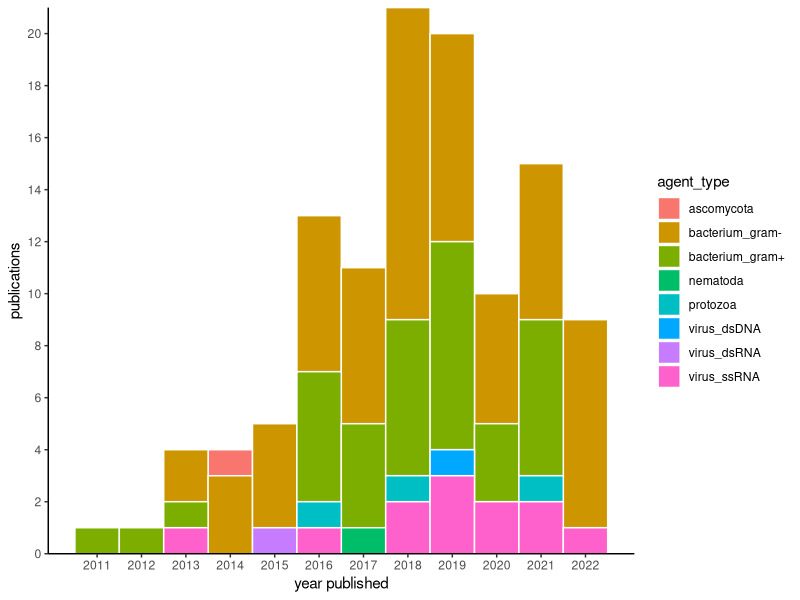
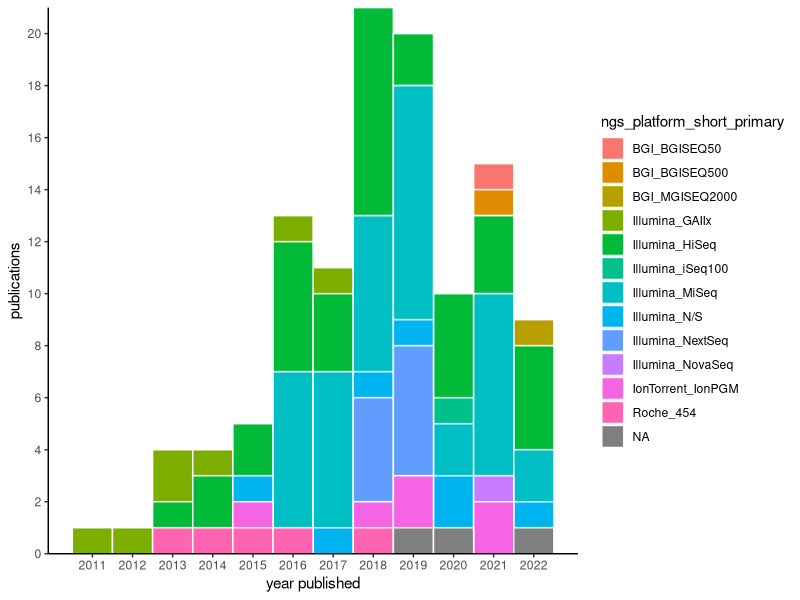
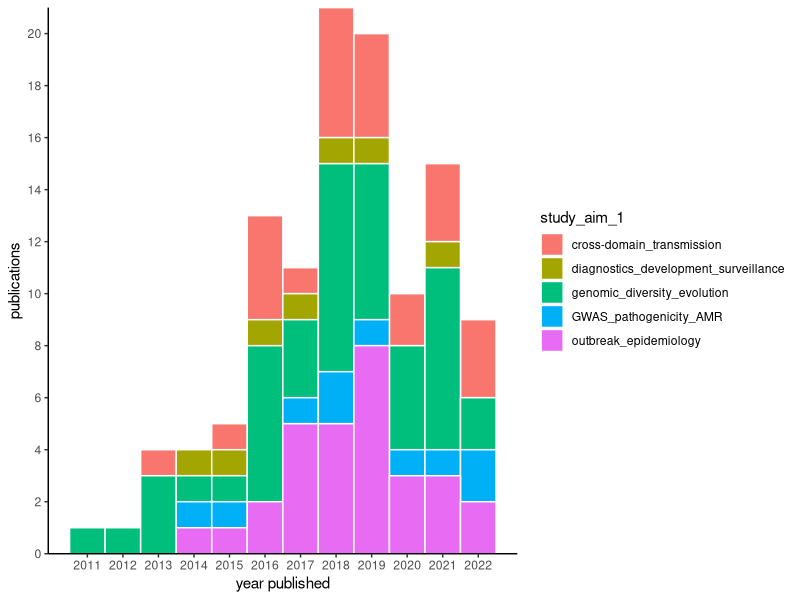
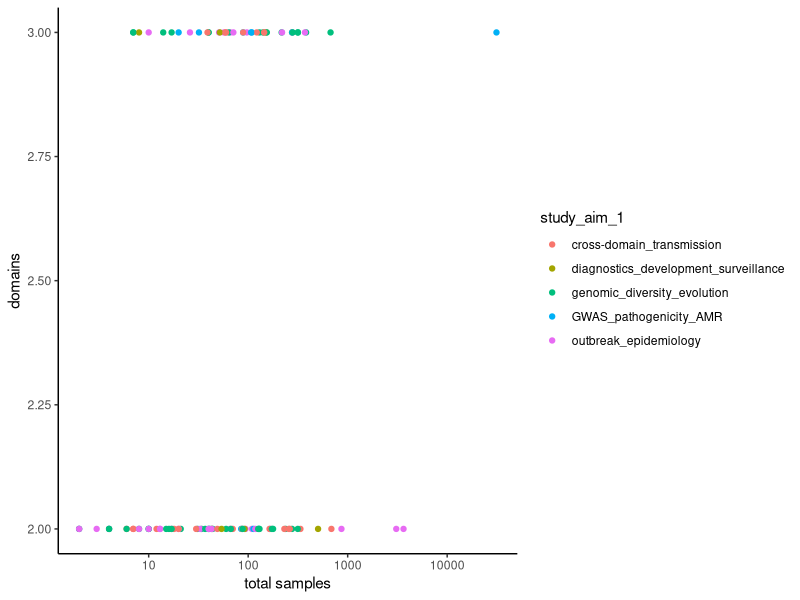
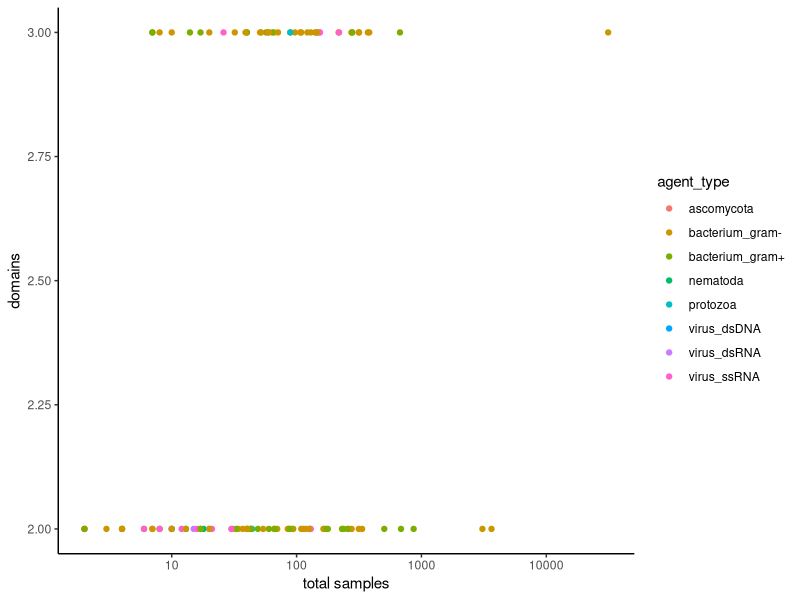

Here is the R script that generated these plots, in order: (Note: this script raises an error after producing the figures.)
# code to explore and visualize dataset

# libraries
library(ggplot2)
library(ggalluvial)
library(dplyr)

# importing and correctly formatting data
db4 <- read.csv("data/NGSscoping_dbv4.csv", header = TRUE)
names(db4)<-tolower(names(db4))
db4$biotic.env_sample_size
colnames(db4)[22] <- 'biotic_env_sample_size'

#'env_domain' looks like a sample size.... 

str(db4) # lots of columns coming up as characters
col.chr.ids = c('hum_sample_size','livestock_sample_size', 'pet_sample_size','poultry_sample_size',
                'wildlife_sample_size','arachnida_sample_size', 'insecta_sample_size', 'env_domain',
                'biotic_env_sample_size','abiotic_sample_size')
db4[col.chr.ids] <- sapply(db4[col.chr.ids],as.numeric)
str(db4)

#sample_cols = grep('sample_size',names(db4)) # identifying sample size columns - WRONG double counting
db4$total_samples = rowSums(db4[,c('hum_sample_size','ani_sample_size', 'env_domain')], na.rm=TRUE)
db4$env_bin = ifelse(db4$env_domain>0,1,0)
db4$ani_bin = ifelse(db4$ani_sample_size>0,1,0)
db4$human_bin = ifelse(db4$hum_sample_size>0,1,0)
db4$total_domains = rowSums(db4[,c('env_bin','ani_bin','human_bin')], na.rm=T)

# some are 0?!? and some are 1?
# annotation in excel clarified there were 276 samples from human and environment but split not given
db4$total_domains[19]<-2
db4$total_samples[19]<-276
db4$env_bin[19] = 1
db4$human_bin[19] = 1



# by publication year
sort(unique(db4$publication_year))
library(ggplot2)
ggplot(db4, aes(x=publication_year, fill=agent_type)) +
  geom_histogram(col = 'white', position="stack", bins = 12)+
  theme(legend.position="top")+
  theme_classic()+
  labs(x="year published", y = "publications")+
  scale_y_continuous(expand = c(0, 0), breaks=seq(0,23,2))+
  scale_x_continuous(breaks=seq(2011,2022,1))

ggplot(db4, aes(x=publication_year, fill=ngs_platform_short_primary)) +
  geom_histogram(col = 'white', position="stack", bins = 12)+
  theme(legend.position="top")+
  theme_classic()+
  labs(x="year published", y = "publications")+
  scale_y_continuous(expand = c(0, 0), breaks=seq(0,23,2))+
  scale_x_continuous(breaks=seq(2011,2022,1))

ggplot(db4, aes(x=publication_year, fill=study_aim_1)) +
  geom_histogram(col = 'white', position="stack", bins = 12)+
  theme(legend.position="top")+
  theme_classic()+
  labs(x="year published", y = "publications")+
  scale_y_continuous(expand = c(0, 0), breaks=seq(0,23,2))+
  scale_x_continuous(breaks=seq(2011,2022,1))

# by sample size year
names(db4)
ggplot(db4, aes(x=total_samples, y = total_domains, col=study_aim_1)) +
  geom_point()+
  theme(legend.position="top")+
  theme_classic()+
  labs(x="total samples", y = "domains")+
  scale_x_continuous(trans='log10')

ggplot(db4, aes(x=total_samples, y = total_domains, col=agent_type)) +
  geom_point()+
  theme(legend.position="top")+
  theme_classic()+
  labs(x="total samples", y = "domains")+
  scale_x_continuous(trans='log10')

# https://cran.r-project.org/web/packages/ggalluvial/vignettes/ggalluvial.html
head(db4)
db4_allu = is_alluvia_form(as.data.frame(db4), axes = 1:3, silent = TRUE)
ggplot(data = db4,
       aes(x = publication_year, y = total_samples, alluvium = study_aim_1)) +
  geom_alluvium(aes(fill = study_aim_1, colour = study_aim_1),
                alpha = .75, decreasing = FALSE) 
  scale_x_continuous(breaks = seq(2003, 2013, 2)) +
  theme_bw() +
  theme(axis.text.x = element_text(angle = -30, hjust = 0)) +
  scale_fill_brewer(type = "qual", palette = "Set3") +
  scale_color_brewer(type = "qual", palette = "Set3") +
  facet_wrap(~ region, scales = "fixed") +
  ggtitle("refugee volume by country and region of origin")
  

db4$ngs_platform_short_primary
head(db4)
db4_summary = as.data.frame(db4 %>% group_by(ngs_platform_short_primary, publication_year, ngs_platform_company) %>%
                                summarise(papers = n()))
db4_summary$ngs_platform_short_primary=as.factor(db4_summary$ngs_platform_short_primary)

db4_summary = db4_summary[1:45,]
db4_summary$ngs_platform_short_primary
unique(db4$ngs_platform_long)

db4_summary$ngs_platform_short_primary = as.factor(db4_summary$ngs_platform_short_primary)

levels(db4_summary$ngs_platform_short_primary)
db4_summary$ngs_platform_short_primary <- factor(db4_summary$ngs_platform_short_primary, 
                levels = c("Illumina_NovaSeq","BGI_MGISEQ2000", 
                           "Illumina_iSeq100","BGI_BGISEQ50", 
                           "BGI_BGISEQ500", "Illumina_NextSeq", 
                           "Illumina_MiSeq", "IonTorrent_IonPGM", 
                           "Illumina_HiSeq", "Illumina_GAIIx", 
                            "Roche_454"))

ggplot(db4_summary, aes(x = publication_year, y = ngs_platform_short_primary )) +
  geom_point(aes(size = papers, color = ngs_platform_company))+ # aes(dotsize = papers),
  scale_x_continuous(breaks=seq(2011,2022,1))+
  theme_classic()+
  labs(x="publication year", y = "sequencer")+
  scale_size_continuous(breaks = c(min(db4_summary$papers),
                                    3,
                                    max(db4_summary$papers)),
                         labels = c("1",
                                    "3",
                                    "9"))
# need to combine short read and long read sequencing

# is within host diversity studies predicted by mutation rate?
# maybe not relevant b/c no host diversity

# alluvial plot to make
# open data 
# open software
# open code
# colored by country?
db4$public_data_binary = !db4$public_data == 'N/A'
db4$public_code_binary = db4$public_code == 'yes'
db4$phylo_software_binary = !db4$phylo_software == 'Geneious'
db4$sampling_geo

db4_summary2 = as.data.frame(db4 %>% group_by(public_data_binary, public_code_binary, phylo_software_binary,sampling_geo) %>%
                              summarise(Freq = n()))

ggplot(data = db4_summary2,
       aes(axis1 = as.factor(phylo_software_binary), axis2 = public_data_binary,axis3 = public_code_binary, 
           y = Freq)) +
  scale_x_discrete(limits = c("software", "data", "code"), expand = c(.2, .05)) +
  xlab("open science") +
  geom_alluvium(aes(fill = sampling_geo)) +
  geom_stratum() +
  geom_text(stat = "stratum", aes(label = after_stat(stratum))) +
  theme_minimal() 
# need to update with stefano's linkages
# figure - sample size by HG status?
# software updates? license 
